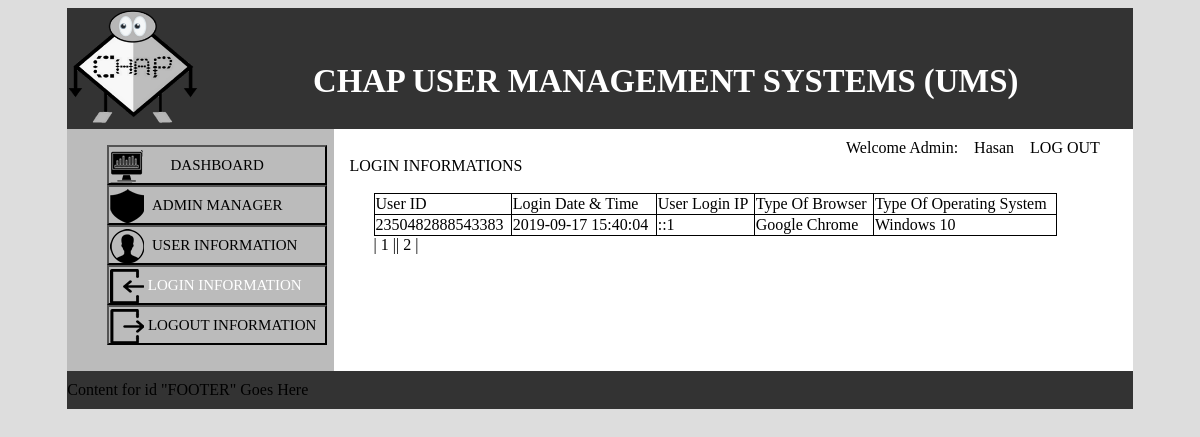
Screenshot of /logininfo.php?sayfa=2 (signed in) with the database file from the repository.
### tables this page shows
CREATE TABLE IF NOT EXISTS `log_in` (
  `login_id` int(6) NOT NULL AUTO_INCREMENT,
  `usrid` varchar(64) NOT NULL,
  `log_time_date` datetime NOT NULL DEFAULT CURRENT_TIMESTAMP,
  `ip` varchar(64) NOT NULL,
  `type_of_browser` varchar(35) NOT NULL,
  `opsystem` varchar(20) NOT NULL,
  PRIMARY KEY (`login_id`)
);

### PHP/dbadapter.php (called while the page is built, shortened)
<?php
$log_in="log_in";
?>

### logininfo.php (the view, shortened to what this page needs)
<?php
require_once('PHP/dbadapter.php');
?>
<?php
if(!isset($_SESSION["sess_user"]))
{
	header("Location:index.php");
}
else
{
?>
<!DOCTYPE HTML>
<html>
<head>
<link rel="stylesheet" type="text/css" href="CSS/ADMINPNL.css">
</head>
<body>
<div id="CONTAINER" class="container">
  <div id="HEADER" class="header" >
    <div id="INSERT LOGO HERE" class="LOGODIV"><img src="logo/chaplogo.png" width="132" height="117"></div>
    <div id="TITLE HERE" class="TITLEDIV">
      <h3>CHAP USER MANAGEMENT SYSTEMS (UMS)</h3>
    </div>
  </div>
  <div id="NAVBAR" class="sidebar1">
  <ul class="listViewStly">
  <li><button style="background:transparent url(logo/adminpnlicon/dashboard.png) no-repeat left center; width:220px; height:40px; "class="menubottomSTLY"  onclick="location.href='ADMINPANEL.php';"> DASHBOARD </button> </li>
<li><button style="background:transparent url(logo/adminpnlicon/adminmngr.png) no-repeat left center; width:220px; height:40px; " class="menubottomSTLY"onclick="location.href='adminmngr.php';" > ADMIN MANAGER</button></li>
    <li><button style="background: transparent url(logo/adminpnlicon/userico.png) no-repeat left center; width:220px; height:40px;" class="menubottomSTLY" onclick="location.href='usrinfo.php';"> &emsp;USER INFORMATION</button></li>
     <li><button style="background: transparent url(logo/adminpnlicon/login.png) no-repeat left center; width:220px; height:40px; color:#FFFFFF;
      "class="menubottomSTLY"onclick="location.href='logininfo.php';"> &emsp;LOGIN INFORMATION</button></li>
      <li><button style="background:transparent url(logo/adminpnlicon/logout.png) no-repeat left center; width:220px; height:40px;" class="menubottomSTLY"onclick="location.href='logoutinfo.php';" > &emsp;&nbsp; &nbsp; LOGOUT INFORMATION</button></li>
  </ul>
  </div>
  <div class="content" id="CONTENT">
   <div class="LOG_OUT	">Welcome Admin:&emsp;<?=$_SESSION['sess_user'];?>&emsp;<a href="logout.php">LOG OUT</a></div>
 <?php
}
?>
&emsp;LOGIN INFORMATIONS
     <br>
     <br>
     <div class="listtable">
   <?php
require_once('PHP/dbadapter.php');
?>
<?php
$sayfa=$_GET['sayfa'];
$kacar=5;
$kayit_sayisi=mysqli_fetch_array(mysqli_query($conn,"SELECT COUNT(*) FROM $log_in"));
$sayfa_sayisi=$kayit_sayisi['0']/$kacar;
if ($sayfa_sayisi%$kacar!=0) { $sayfa_sayisi++; }
$nerden=($sayfa*$kacar)-$kacar;
$nereye=($sayfa*$kacar);
$sorgu=mysqli_query($conn,"SELECT * FROM $log_in LIMIT $nerden, $nereye");
echo"<html>
<body>
<table   width=\"90%\" border=1 border-style=\"solid\" bordercolor=\"#000000\" class=\"table2\"  >
<tr >
<td>User ID</td>
<td>Login Date & Time</td>
<td>User Login IP</td>
<td>Type Of Browser</td>
<td>Type Of Operating System</td>
</tr>";
while ($veri=mysqli_fetch_array($sorgu)) {
$Userid=$veri['usrid'];
$LOGDATETIME=$veri['log_time_date'];
$LOGINIP=$veri['ip'];
$TYPEOFBROWSER=$veri['type_of_browser'];
$TYPEOFOS=$veri['opsystem'];
echo "
<tr><td >$Userid</td> <td>$LOGDATETIME</td>  <td>$LOGINIP</td>   <td>$TYPEOFBROWSER </td> <td >$TYPEOFOS</td>
</tr> ";
}
echo "
</table></body></html>";
for ($i=1; $i<=$sayfa_sayisi; $i++) {
echo "| <a href='logininfo.php?sayfa=$i'>$i </a>|";
}
?>
</div>
    <h3>&nbsp;</h3>
  </div>
<div id="FOOTER" class="footer">Content for  id "FOOTER" Goes Here</div>
</div>
</body>
</html>

### CSS/ADMINPNL.css (style rules this page uses)
.LOGODIV { display: inline; }
.TITLEDIV { margin:auto; color:#FFFFFF; position:absolute; left:313px; top:30px; width:auto; font-size: 28px; font-family: "Yu Gothic UI Semibold"; }
.content { padding: 10px 0; width: 75%; float: left; font-family: "Yu Gothic UI Semibold"; }
.container { width: 90%; max-width: 1260px; min-width: 780px; background: #FFF; margin: 0 auto; }
.footer { padding: 10px 0; background: #333333; position: relative; clear: both; }
.sidebar1 { float: left; width: 25%; background: #BBBBBB; padding-bottom: 10px; }
.header { background-color: #333333; }
.listViewStly { list-style:none; }
.menubottomSTLY { font-family: "Yu Gothic UI Semibold"; font-size:15px; }
.listtable { margin-left:5%; }
.table2 { border-collapse: collapse; }
.LOG_OUT { margin-left:60%; text-align:center; }

### logininfo.php (style rules this page uses)
body { background-color: #DDDDDD; }
a:link { color: #000; text-decoration: none; }

### rows the page displays
log_in: usrid "2350482888543383", log_time_date "2019-09-17 15:40:04", ip "::1", type_of_browser "Google Chrome", opsystem "Windows 10"

### other values shown
$_SESSION['sess_user'] "Hasan"
